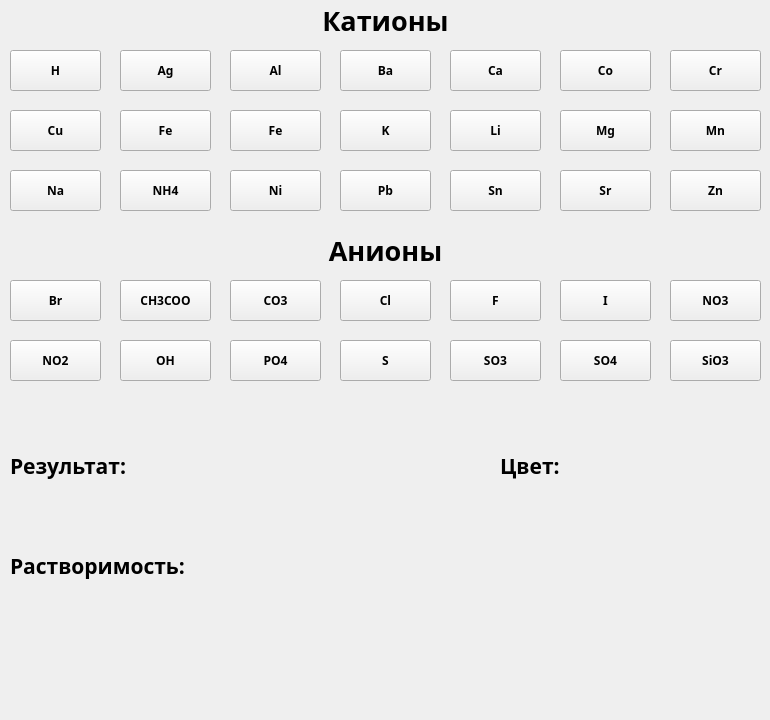
<?xml version="1.0" encoding="UTF-8"?>
<ui version="4.0">
 <class>main</class>
 <widget class="QMainWindow" name="main">
  <property name="enabled">
   <bool>true</bool>
  </property>
  <property name="geometry">
   <rect>
    <x>0</x>
    <y>0</y>
    <width>770</width>
    <height>720</height>
   </rect>
  </property>
  <property name="sizePolicy">
   <sizepolicy hsizetype="Fixed" vsizetype="Fixed">
    <horstretch>0</horstretch>
    <verstretch>0</verstretch>
   </sizepolicy>
  </property>
  <property name="maximumSize">
   <size>
    <width>770</width>
    <height>720</height>
   </size>
  </property>
  <property name="cursor">
   <cursorShape>ArrowCursor</cursorShape>
  </property>
  <property name="mouseTracking">
   <bool>false</bool>
  </property>
  <property name="contextMenuPolicy">
   <enum>Qt::NoContextMenu</enum>
  </property>
  <property name="windowTitle">
   <string>Table of Solubility</string>
  </property>
  <property name="windowIcon">
   <iconset>
    <normaloff>../Projects/Table of Solubility/Icon.png</normaloff>../Projects/Table of Solubility/Icon.png</iconset>
  </property>
  <property name="autoFillBackground">
   <bool>true</bool>
  </property>
  <widget class="QWidget" name="win">
   <widget class="QPushButton" name="C0">
    <property name="geometry">
     <rect>
      <x>10</x>
      <y>50</y>
      <width>91</width>
      <height>41</height>
     </rect>
    </property>
    <property name="font">
     <font>
      <family>Cascadia Mono SemiBold</family>
      <weight>75</weight>
      <bold>true</bold>
     </font>
    </property>
    <property name="cursor">
     <cursorShape>PointingHandCursor</cursorShape>
    </property>
    <property name="toolTip">
     <string>&lt;html&gt;+&lt;/html&gt;</string>
    </property>
    <property name="styleSheet">
     <string notr="true"/>
    </property>
    <property name="text">
     <string>H</string>
    </property>
    <property name="checkable">
     <bool>false</bool>
    </property>
    <property name="checked">
     <bool>false</bool>
    </property>
    <property name="autoRepeat">
     <bool>false</bool>
    </property>
    <property name="autoDefault">
     <bool>false</bool>
    </property>
   </widget>
   <widget class="QLabel" name="Cations">
    <property name="geometry">
     <rect>
      <x>10</x>
      <y>0</y>
      <width>751</width>
      <height>41</height>
     </rect>
    </property>
    <property name="font">
     <font>
      <family>Cascadia Mono SemiBold</family>
      <pointsize>20</pointsize>
      <weight>75</weight>
      <bold>true</bold>
     </font>
    </property>
    <property name="acceptDrops">
     <bool>false</bool>
    </property>
    <property name="toolTip">
     <string/>
    </property>
    <property name="text">
     <string>Катионы</string>
    </property>
    <property name="textFormat">
     <enum>Qt::PlainText</enum>
    </property>
    <property name="scaledContents">
     <bool>false</bool>
    </property>
    <property name="alignment">
     <set>Qt::AlignCenter</set>
    </property>
   </widget>
   <widget class="QPushButton" name="C1">
    <property name="geometry">
     <rect>
      <x>120</x>
      <y>50</y>
      <width>91</width>
      <height>41</height>
     </rect>
    </property>
    <property name="font">
     <font>
      <family>Cascadia Mono SemiBold</family>
      <weight>75</weight>
      <bold>true</bold>
     </font>
    </property>
    <property name="cursor">
     <cursorShape>PointingHandCursor</cursorShape>
    </property>
    <property name="toolTip">
     <string>&lt;html&gt;+&lt;/html&gt;</string>
    </property>
    <property name="styleSheet">
     <string notr="true"/>
    </property>
    <property name="text">
     <string>Ag</string>
    </property>
    <property name="checkable">
     <bool>false</bool>
    </property>
    <property name="checked">
     <bool>false</bool>
    </property>
    <property name="autoRepeat">
     <bool>false</bool>
    </property>
    <property name="autoDefault">
     <bool>false</bool>
    </property>
    <property name="default">
     <bool>false</bool>
    </property>
    <property name="flat">
     <bool>false</bool>
    </property>
   </widget>
   <widget class="QPushButton" name="C2">
    <property name="geometry">
     <rect>
      <x>230</x>
      <y>50</y>
      <width>91</width>
      <height>41</height>
     </rect>
    </property>
    <property name="font">
     <font>
      <family>Cascadia Mono SemiBold</family>
      <weight>75</weight>
      <bold>true</bold>
     </font>
    </property>
    <property name="cursor">
     <cursorShape>PointingHandCursor</cursorShape>
    </property>
    <property name="toolTip">
     <string>&lt;html&gt;3+&lt;/html&gt;</string>
    </property>
    <property name="styleSheet">
     <string notr="true"/>
    </property>
    <property name="text">
     <string>Al</string>
    </property>
    <property name="checkable">
     <bool>false</bool>
    </property>
    <property name="checked">
     <bool>false</bool>
    </property>
    <property name="autoRepeat">
     <bool>false</bool>
    </property>
    <property name="autoDefault">
     <bool>false</bool>
    </property>
   </widget>
   <widget class="QPushButton" name="C3">
    <property name="geometry">
     <rect>
      <x>340</x>
      <y>50</y>
      <width>91</width>
      <height>41</height>
     </rect>
    </property>
    <property name="font">
     <font>
      <family>Cascadia Mono SemiBold</family>
      <weight>75</weight>
      <bold>true</bold>
     </font>
    </property>
    <property name="cursor">
     <cursorShape>PointingHandCursor</cursorShape>
    </property>
    <property name="toolTip">
     <string>&lt;html&gt;2+&lt;/html&gt;</string>
    </property>
    <property name="styleSheet">
     <string notr="true"/>
    </property>
    <property name="text">
     <string>Ba</string>
    </property>
    <property name="checkable">
     <bool>false</bool>
    </property>
    <property name="checked">
     <bool>false</bool>
    </property>
    <property name="autoRepeat">
     <bool>false</bool>
    </property>
    <property name="autoDefault">
     <bool>false</bool>
    </property>
   </widget>
   <widget class="QPushButton" name="C4">
    <property name="geometry">
     <rect>
      <x>450</x>
      <y>50</y>
      <width>91</width>
      <height>41</height>
     </rect>
    </property>
    <property name="font">
     <font>
      <family>Cascadia Mono SemiBold</family>
      <weight>75</weight>
      <bold>true</bold>
     </font>
    </property>
    <property name="cursor">
     <cursorShape>PointingHandCursor</cursorShape>
    </property>
    <property name="toolTip">
     <string>&lt;html&gt;2+&lt;/html&gt;</string>
    </property>
    <property name="styleSheet">
     <string notr="true"/>
    </property>
    <property name="text">
     <string>Ca</string>
    </property>
    <property name="checkable">
     <bool>false</bool>
    </property>
    <property name="checked">
     <bool>false</bool>
    </property>
    <property name="autoRepeat">
     <bool>false</bool>
    </property>
    <property name="autoDefault">
     <bool>false</bool>
    </property>
   </widget>
   <widget class="QPushButton" name="C5">
    <property name="geometry">
     <rect>
      <x>560</x>
      <y>50</y>
      <width>91</width>
      <height>41</height>
     </rect>
    </property>
    <property name="font">
     <font>
      <family>Cascadia Mono SemiBold</family>
      <weight>75</weight>
      <bold>true</bold>
     </font>
    </property>
    <property name="cursor">
     <cursorShape>PointingHandCursor</cursorShape>
    </property>
    <property name="toolTip">
     <string>&lt;html&gt;2+&lt;/html&gt;</string>
    </property>
    <property name="styleSheet">
     <string notr="true"/>
    </property>
    <property name="text">
     <string>Co</string>
    </property>
    <property name="checkable">
     <bool>false</bool>
    </property>
    <property name="checked">
     <bool>false</bool>
    </property>
    <property name="autoRepeat">
     <bool>false</bool>
    </property>
    <property name="autoDefault">
     <bool>false</bool>
    </property>
   </widget>
   <widget class="QPushButton" name="C6">
    <property name="geometry">
     <rect>
      <x>670</x>
      <y>50</y>
      <width>91</width>
      <height>41</height>
     </rect>
    </property>
    <property name="maximumSize">
     <size>
      <width>760</width>
      <height>720</height>
     </size>
    </property>
    <property name="font">
     <font>
      <family>Cascadia Mono SemiBold</family>
      <weight>75</weight>
      <bold>true</bold>
     </font>
    </property>
    <property name="cursor">
     <cursorShape>PointingHandCursor</cursorShape>
    </property>
    <property name="toolTip">
     <string>&lt;html&gt;3+&lt;/html&gt;</string>
    </property>
    <property name="styleSheet">
     <string notr="true"/>
    </property>
    <property name="text">
     <string>Cr</string>
    </property>
    <property name="checkable">
     <bool>false</bool>
    </property>
    <property name="checked">
     <bool>false</bool>
    </property>
    <property name="autoRepeat">
     <bool>false</bool>
    </property>
    <property name="autoDefault">
     <bool>false</bool>
    </property>
   </widget>
   <widget class="QPushButton" name="C7">
    <property name="geometry">
     <rect>
      <x>10</x>
      <y>110</y>
      <width>91</width>
      <height>41</height>
     </rect>
    </property>
    <property name="font">
     <font>
      <family>Cascadia Mono SemiBold</family>
      <weight>75</weight>
      <bold>true</bold>
     </font>
    </property>
    <property name="cursor">
     <cursorShape>PointingHandCursor</cursorShape>
    </property>
    <property name="toolTip">
     <string>&lt;html&gt;2+&lt;/html&gt;</string>
    </property>
    <property name="styleSheet">
     <string notr="true"/>
    </property>
    <property name="text">
     <string>Cu</string>
    </property>
    <property name="checkable">
     <bool>false</bool>
    </property>
    <property name="checked">
     <bool>false</bool>
    </property>
    <property name="autoRepeat">
     <bool>false</bool>
    </property>
    <property name="autoDefault">
     <bool>false</bool>
    </property>
   </widget>
   <widget class="QPushButton" name="C14">
    <property name="geometry">
     <rect>
      <x>10</x>
      <y>170</y>
      <width>91</width>
      <height>41</height>
     </rect>
    </property>
    <property name="font">
     <font>
      <family>Cascadia Mono SemiBold</family>
      <weight>75</weight>
      <bold>true</bold>
     </font>
    </property>
    <property name="cursor">
     <cursorShape>PointingHandCursor</cursorShape>
    </property>
    <property name="toolTip">
     <string>&lt;html&gt;+&lt;/html&gt;</string>
    </property>
    <property name="styleSheet">
     <string notr="true"/>
    </property>
    <property name="text">
     <string>Na</string>
    </property>
    <property name="checkable">
     <bool>false</bool>
    </property>
    <property name="checked">
     <bool>false</bool>
    </property>
    <property name="autoRepeat">
     <bool>false</bool>
    </property>
    <property name="autoDefault">
     <bool>false</bool>
    </property>
   </widget>
   <widget class="QPushButton" name="C8">
    <property name="geometry">
     <rect>
      <x>120</x>
      <y>110</y>
      <width>91</width>
      <height>41</height>
     </rect>
    </property>
    <property name="font">
     <font>
      <family>Cascadia Mono SemiBold</family>
      <weight>75</weight>
      <bold>true</bold>
     </font>
    </property>
    <property name="cursor">
     <cursorShape>PointingHandCursor</cursorShape>
    </property>
    <property name="toolTip">
     <string>&lt;html&gt;2+&lt;/html&gt;</string>
    </property>
    <property name="styleSheet">
     <string notr="true"/>
    </property>
    <property name="text">
     <string>Fe</string>
    </property>
    <property name="checkable">
     <bool>false</bool>
    </property>
    <property name="checked">
     <bool>false</bool>
    </property>
    <property name="autoRepeat">
     <bool>false</bool>
    </property>
    <property name="autoDefault">
     <bool>false</bool>
    </property>
   </widget>
   <widget class="QPushButton" name="C15">
    <property name="geometry">
     <rect>
      <x>120</x>
      <y>170</y>
      <width>91</width>
      <height>41</height>
     </rect>
    </property>
    <property name="font">
     <font>
      <family>Cascadia Mono SemiBold</family>
      <weight>75</weight>
      <bold>true</bold>
     </font>
    </property>
    <property name="cursor">
     <cursorShape>PointingHandCursor</cursorShape>
    </property>
    <property name="toolTip">
     <string>&lt;html&gt;+&lt;/html&gt;</string>
    </property>
    <property name="styleSheet">
     <string notr="true"/>
    </property>
    <property name="text">
     <string>NH4</string>
    </property>
    <property name="checkable">
     <bool>false</bool>
    </property>
    <property name="checked">
     <bool>false</bool>
    </property>
    <property name="autoRepeat">
     <bool>false</bool>
    </property>
    <property name="autoDefault">
     <bool>false</bool>
    </property>
   </widget>
   <widget class="QPushButton" name="C9">
    <property name="geometry">
     <rect>
      <x>230</x>
      <y>110</y>
      <width>91</width>
      <height>41</height>
     </rect>
    </property>
    <property name="font">
     <font>
      <family>Cascadia Mono SemiBold</family>
      <weight>75</weight>
      <bold>true</bold>
     </font>
    </property>
    <property name="cursor">
     <cursorShape>PointingHandCursor</cursorShape>
    </property>
    <property name="toolTip">
     <string>&lt;html&gt;3+&lt;/html&gt;</string>
    </property>
    <property name="styleSheet">
     <string notr="true"/>
    </property>
    <property name="text">
     <string>Fe</string>
    </property>
    <property name="checkable">
     <bool>false</bool>
    </property>
    <property name="checked">
     <bool>false</bool>
    </property>
    <property name="autoRepeat">
     <bool>false</bool>
    </property>
    <property name="autoDefault">
     <bool>false</bool>
    </property>
   </widget>
   <widget class="QPushButton" name="C16">
    <property name="geometry">
     <rect>
      <x>230</x>
      <y>170</y>
      <width>91</width>
      <height>41</height>
     </rect>
    </property>
    <property name="font">
     <font>
      <family>Cascadia Mono SemiBold</family>
      <weight>75</weight>
      <bold>true</bold>
     </font>
    </property>
    <property name="cursor">
     <cursorShape>PointingHandCursor</cursorShape>
    </property>
    <property name="toolTip">
     <string>&lt;html&gt;2+&lt;/html&gt;</string>
    </property>
    <property name="styleSheet">
     <string notr="true"/>
    </property>
    <property name="text">
     <string>Ni</string>
    </property>
    <property name="checkable">
     <bool>false</bool>
    </property>
    <property name="checked">
     <bool>false</bool>
    </property>
    <property name="autoRepeat">
     <bool>false</bool>
    </property>
    <property name="autoDefault">
     <bool>false</bool>
    </property>
   </widget>
   <widget class="QPushButton" name="C10">
    <property name="geometry">
     <rect>
      <x>340</x>
      <y>110</y>
      <width>91</width>
      <height>41</height>
     </rect>
    </property>
    <property name="font">
     <font>
      <family>Cascadia Mono SemiBold</family>
      <weight>75</weight>
      <bold>true</bold>
     </font>
    </property>
    <property name="cursor">
     <cursorShape>PointingHandCursor</cursorShape>
    </property>
    <property name="toolTip">
     <string>&lt;html&gt;+&lt;/html&gt;</string>
    </property>
    <property name="styleSheet">
     <string notr="true"/>
    </property>
    <property name="text">
     <string>K</string>
    </property>
    <property name="checkable">
     <bool>false</bool>
    </property>
    <property name="checked">
     <bool>false</bool>
    </property>
    <property name="autoRepeat">
     <bool>false</bool>
    </property>
    <property name="autoDefault">
     <bool>false</bool>
    </property>
   </widget>
   <widget class="QPushButton" name="C17">
    <property name="geometry">
     <rect>
      <x>340</x>
      <y>170</y>
      <width>91</width>
      <height>41</height>
     </rect>
    </property>
    <property name="font">
     <font>
      <family>Cascadia Mono SemiBold</family>
      <weight>75</weight>
      <bold>true</bold>
     </font>
    </property>
    <property name="cursor">
     <cursorShape>PointingHandCursor</cursorShape>
    </property>
    <property name="toolTip">
     <string>&lt;html&gt;2+&lt;/html&gt;</string>
    </property>
    <property name="styleSheet">
     <string notr="true"/>
    </property>
    <property name="text">
     <string>Pb</string>
    </property>
    <property name="checkable">
     <bool>false</bool>
    </property>
    <property name="checked">
     <bool>false</bool>
    </property>
    <property name="autoRepeat">
     <bool>false</bool>
    </property>
    <property name="autoDefault">
     <bool>false</bool>
    </property>
   </widget>
   <widget class="QPushButton" name="C11">
    <property name="geometry">
     <rect>
      <x>450</x>
      <y>110</y>
      <width>91</width>
      <height>41</height>
     </rect>
    </property>
    <property name="font">
     <font>
      <family>Cascadia Mono SemiBold</family>
      <weight>75</weight>
      <bold>true</bold>
     </font>
    </property>
    <property name="cursor">
     <cursorShape>PointingHandCursor</cursorShape>
    </property>
    <property name="toolTip">
     <string>&lt;html&gt;+&lt;/html&gt;</string>
    </property>
    <property name="styleSheet">
     <string notr="true"/>
    </property>
    <property name="text">
     <string>Li</string>
    </property>
    <property name="checkable">
     <bool>false</bool>
    </property>
    <property name="checked">
     <bool>false</bool>
    </property>
    <property name="autoRepeat">
     <bool>false</bool>
    </property>
    <property name="autoDefault">
     <bool>false</bool>
    </property>
   </widget>
   <widget class="QPushButton" name="C18">
    <property name="geometry">
     <rect>
      <x>450</x>
      <y>170</y>
      <width>91</width>
      <height>41</height>
     </rect>
    </property>
    <property name="font">
     <font>
      <family>Cascadia Mono SemiBold</family>
      <weight>75</weight>
      <bold>true</bold>
     </font>
    </property>
    <property name="cursor">
     <cursorShape>PointingHandCursor</cursorShape>
    </property>
    <property name="toolTip">
     <string>&lt;html&gt;2+&lt;/html&gt;</string>
    </property>
    <property name="styleSheet">
     <string notr="true"/>
    </property>
    <property name="text">
     <string>Sn</string>
    </property>
    <property name="checkable">
     <bool>false</bool>
    </property>
    <property name="checked">
     <bool>false</bool>
    </property>
    <property name="autoRepeat">
     <bool>false</bool>
    </property>
    <property name="autoDefault">
     <bool>false</bool>
    </property>
   </widget>
   <widget class="QPushButton" name="C12">
    <property name="geometry">
     <rect>
      <x>560</x>
      <y>110</y>
      <width>91</width>
      <height>41</height>
     </rect>
    </property>
    <property name="font">
     <font>
      <family>Cascadia Mono SemiBold</family>
      <weight>75</weight>
      <bold>true</bold>
     </font>
    </property>
    <property name="cursor">
     <cursorShape>PointingHandCursor</cursorShape>
    </property>
    <property name="toolTip">
     <string>&lt;html&gt;2+&lt;/html&gt;</string>
    </property>
    <property name="styleSheet">
     <string notr="true"/>
    </property>
    <property name="text">
     <string>Mg</string>
    </property>
    <property name="checkable">
     <bool>false</bool>
    </property>
    <property name="checked">
     <bool>false</bool>
    </property>
    <property name="autoRepeat">
     <bool>false</bool>
    </property>
    <property name="autoDefault">
     <bool>false</bool>
    </property>
   </widget>
   <widget class="QPushButton" name="C19">
    <property name="geometry">
     <rect>
      <x>560</x>
      <y>170</y>
      <width>91</width>
      <height>41</height>
     </rect>
    </property>
    <property name="font">
     <font>
      <family>Cascadia Mono SemiBold</family>
      <weight>75</weight>
      <bold>true</bold>
     </font>
    </property>
    <property name="cursor">
     <cursorShape>PointingHandCursor</cursorShape>
    </property>
    <property name="toolTip">
     <string>&lt;html&gt;2+&lt;/html&gt;</string>
    </property>
    <property name="styleSheet">
     <string notr="true"/>
    </property>
    <property name="text">
     <string>Sr</string>
    </property>
    <property name="checkable">
     <bool>false</bool>
    </property>
    <property name="checked">
     <bool>false</bool>
    </property>
    <property name="autoRepeat">
     <bool>false</bool>
    </property>
    <property name="autoDefault">
     <bool>false</bool>
    </property>
   </widget>
   <widget class="QPushButton" name="C13">
    <property name="geometry">
     <rect>
      <x>670</x>
      <y>110</y>
      <width>91</width>
      <height>41</height>
     </rect>
    </property>
    <property name="font">
     <font>
      <family>Cascadia Mono SemiBold</family>
      <weight>75</weight>
      <bold>true</bold>
     </font>
    </property>
    <property name="cursor">
     <cursorShape>PointingHandCursor</cursorShape>
    </property>
    <property name="toolTip">
     <string>&lt;html&gt;2+&lt;/html&gt;</string>
    </property>
    <property name="styleSheet">
     <string notr="true"/>
    </property>
    <property name="text">
     <string>Mn</string>
    </property>
    <property name="checkable">
     <bool>false</bool>
    </property>
    <property name="checked">
     <bool>false</bool>
    </property>
    <property name="autoRepeat">
     <bool>false</bool>
    </property>
    <property name="autoDefault">
     <bool>false</bool>
    </property>
   </widget>
   <widget class="QPushButton" name="C20">
    <property name="geometry">
     <rect>
      <x>670</x>
      <y>170</y>
      <width>91</width>
      <height>41</height>
     </rect>
    </property>
    <property name="font">
     <font>
      <family>Cascadia Mono SemiBold</family>
      <weight>75</weight>
      <bold>true</bold>
     </font>
    </property>
    <property name="cursor">
     <cursorShape>PointingHandCursor</cursorShape>
    </property>
    <property name="toolTip">
     <string>&lt;html&gt;2+&lt;/html&gt;</string>
    </property>
    <property name="styleSheet">
     <string notr="true"/>
    </property>
    <property name="text">
     <string>Zn</string>
    </property>
    <property name="checkable">
     <bool>false</bool>
    </property>
    <property name="checked">
     <bool>false</bool>
    </property>
    <property name="autoRepeat">
     <bool>false</bool>
    </property>
    <property name="autoDefault">
     <bool>false</bool>
    </property>
   </widget>
   <widget class="QLabel" name="Anions">
    <property name="geometry">
     <rect>
      <x>10</x>
      <y>230</y>
      <width>751</width>
      <height>41</height>
     </rect>
    </property>
    <property name="font">
     <font>
      <family>Cascadia Mono SemiBold</family>
      <pointsize>20</pointsize>
      <weight>75</weight>
      <bold>true</bold>
     </font>
    </property>
    <property name="acceptDrops">
     <bool>false</bool>
    </property>
    <property name="toolTip">
     <string/>
    </property>
    <property name="text">
     <string>Анионы</string>
    </property>
    <property name="textFormat">
     <enum>Qt::PlainText</enum>
    </property>
    <property name="scaledContents">
     <bool>false</bool>
    </property>
    <property name="alignment">
     <set>Qt::AlignCenter</set>
    </property>
   </widget>
   <widget class="QPushButton" name="A0">
    <property name="geometry">
     <rect>
      <x>10</x>
      <y>280</y>
      <width>91</width>
      <height>41</height>
     </rect>
    </property>
    <property name="font">
     <font>
      <family>Cascadia Mono SemiBold</family>
      <weight>75</weight>
      <bold>true</bold>
     </font>
    </property>
    <property name="cursor">
     <cursorShape>PointingHandCursor</cursorShape>
    </property>
    <property name="toolTip">
     <string>&lt;html&gt;-&lt;/html&gt;</string>
    </property>
    <property name="styleSheet">
     <string notr="true"/>
    </property>
    <property name="text">
     <string>Br</string>
    </property>
    <property name="checkable">
     <bool>false</bool>
    </property>
    <property name="checked">
     <bool>false</bool>
    </property>
    <property name="autoRepeat">
     <bool>false</bool>
    </property>
    <property name="autoDefault">
     <bool>false</bool>
    </property>
   </widget>
   <widget class="QPushButton" name="A1">
    <property name="geometry">
     <rect>
      <x>120</x>
      <y>280</y>
      <width>91</width>
      <height>41</height>
     </rect>
    </property>
    <property name="font">
     <font>
      <family>Cascadia Mono SemiBold</family>
      <weight>75</weight>
      <bold>true</bold>
     </font>
    </property>
    <property name="cursor">
     <cursorShape>PointingHandCursor</cursorShape>
    </property>
    <property name="toolTip">
     <string>&lt;html&gt;-&lt;/html&gt;</string>
    </property>
    <property name="styleSheet">
     <string notr="true"/>
    </property>
    <property name="text">
     <string>CH3COO</string>
    </property>
    <property name="checkable">
     <bool>false</bool>
    </property>
    <property name="checked">
     <bool>false</bool>
    </property>
    <property name="autoRepeat">
     <bool>false</bool>
    </property>
    <property name="autoDefault">
     <bool>false</bool>
    </property>
   </widget>
   <widget class="QPushButton" name="A2">
    <property name="geometry">
     <rect>
      <x>230</x>
      <y>280</y>
      <width>91</width>
      <height>41</height>
     </rect>
    </property>
    <property name="font">
     <font>
      <family>Cascadia Mono SemiBold</family>
      <weight>75</weight>
      <bold>true</bold>
     </font>
    </property>
    <property name="cursor">
     <cursorShape>PointingHandCursor</cursorShape>
    </property>
    <property name="toolTip">
     <string>&lt;html&gt;2-&lt;/html&gt;</string>
    </property>
    <property name="styleSheet">
     <string notr="true"/>
    </property>
    <property name="text">
     <string>CO3</string>
    </property>
    <property name="checkable">
     <bool>false</bool>
    </property>
    <property name="checked">
     <bool>false</bool>
    </property>
    <property name="autoRepeat">
     <bool>false</bool>
    </property>
    <property name="autoDefault">
     <bool>false</bool>
    </property>
   </widget>
   <widget class="QPushButton" name="A3">
    <property name="geometry">
     <rect>
      <x>340</x>
      <y>280</y>
      <width>91</width>
      <height>41</height>
     </rect>
    </property>
    <property name="font">
     <font>
      <family>Cascadia Mono SemiBold</family>
      <weight>75</weight>
      <bold>true</bold>
     </font>
    </property>
    <property name="cursor">
     <cursorShape>PointingHandCursor</cursorShape>
    </property>
    <property name="toolTip">
     <string>&lt;html&gt;-&lt;/html&gt;</string>
    </property>
    <property name="styleSheet">
     <string notr="true"/>
    </property>
    <property name="text">
     <string>Cl</string>
    </property>
    <property name="checkable">
     <bool>false</bool>
    </property>
    <property name="checked">
     <bool>false</bool>
    </property>
    <property name="autoRepeat">
     <bool>false</bool>
    </property>
    <property name="autoDefault">
     <bool>false</bool>
    </property>
   </widget>
   <widget class="QPushButton" name="A4">
    <property name="geometry">
     <rect>
      <x>450</x>
      <y>280</y>
      <width>91</width>
      <height>41</height>
     </rect>
    </property>
    <property name="font">
     <font>
      <family>Cascadia Mono SemiBold</family>
      <weight>75</weight>
      <bold>true</bold>
     </font>
    </property>
    <property name="cursor">
     <cursorShape>PointingHandCursor</cursorShape>
    </property>
    <property name="toolTip">
     <string>&lt;html&gt;-&lt;/html&gt;</string>
    </property>
    <property name="styleSheet">
     <string notr="true"/>
    </property>
    <property name="text">
     <string>F</string>
    </property>
    <property name="checkable">
     <bool>false</bool>
    </property>
    <property name="checked">
     <bool>false</bool>
    </property>
    <property name="autoRepeat">
     <bool>false</bool>
    </property>
    <property name="autoDefault">
     <bool>false</bool>
    </property>
   </widget>
   <widget class="QPushButton" name="A6">
    <property name="geometry">
     <rect>
      <x>670</x>
      <y>280</y>
      <width>91</width>
      <height>41</height>
     </rect>
    </property>
    <property name="font">
     <font>
      <family>Cascadia Mono SemiBold</family>
      <weight>75</weight>
      <bold>true</bold>
     </font>
    </property>
    <property name="cursor">
     <cursorShape>PointingHandCursor</cursorShape>
    </property>
    <property name="toolTip">
     <string>&lt;html&gt;-&lt;/html&gt;</string>
    </property>
    <property name="styleSheet">
     <string notr="true"/>
    </property>
    <property name="text">
     <string>NO3</string>
    </property>
    <property name="checkable">
     <bool>false</bool>
    </property>
    <property name="checked">
     <bool>false</bool>
    </property>
    <property name="autoRepeat">
     <bool>false</bool>
    </property>
    <property name="autoDefault">
     <bool>false</bool>
    </property>
   </widget>
   <widget class="QPushButton" name="A7">
    <property name="geometry">
     <rect>
      <x>10</x>
      <y>340</y>
      <width>91</width>
      <height>41</height>
     </rect>
    </property>
    <property name="font">
     <font>
      <family>Cascadia Mono SemiBold</family>
      <weight>75</weight>
      <bold>true</bold>
     </font>
    </property>
    <property name="cursor">
     <cursorShape>PointingHandCursor</cursorShape>
    </property>
    <property name="toolTip">
     <string>&lt;html&gt;-&lt;/html&gt;</string>
    </property>
    <property name="styleSheet">
     <string notr="true"/>
    </property>
    <property name="text">
     <string>NO2</string>
    </property>
    <property name="checkable">
     <bool>false</bool>
    </property>
    <property name="checked">
     <bool>false</bool>
    </property>
    <property name="autoRepeat">
     <bool>false</bool>
    </property>
    <property name="autoDefault">
     <bool>false</bool>
    </property>
   </widget>
   <widget class="QPushButton" name="A8">
    <property name="geometry">
     <rect>
      <x>120</x>
      <y>340</y>
      <width>91</width>
      <height>41</height>
     </rect>
    </property>
    <property name="font">
     <font>
      <family>Cascadia Mono SemiBold</family>
      <weight>75</weight>
      <bold>true</bold>
     </font>
    </property>
    <property name="cursor">
     <cursorShape>PointingHandCursor</cursorShape>
    </property>
    <property name="toolTip">
     <string>&lt;html&gt;-&lt;/html&gt;</string>
    </property>
    <property name="styleSheet">
     <string notr="true"/>
    </property>
    <property name="text">
     <string>OH</string>
    </property>
    <property name="checkable">
     <bool>false</bool>
    </property>
    <property name="checked">
     <bool>false</bool>
    </property>
    <property name="autoRepeat">
     <bool>false</bool>
    </property>
    <property name="autoDefault">
     <bool>false</bool>
    </property>
   </widget>
   <widget class="QPushButton" name="A9">
    <property name="geometry">
     <rect>
      <x>230</x>
      <y>340</y>
      <width>91</width>
      <height>41</height>
     </rect>
    </property>
    <property name="font">
     <font>
      <family>Cascadia Mono SemiBold</family>
      <weight>75</weight>
      <bold>true</bold>
     </font>
    </property>
    <property name="cursor">
     <cursorShape>PointingHandCursor</cursorShape>
    </property>
    <property name="toolTip">
     <string>&lt;html&gt;3-&lt;/html&gt;</string>
    </property>
    <property name="styleSheet">
     <string notr="true"/>
    </property>
    <property name="text">
     <string>PO4</string>
    </property>
    <property name="checkable">
     <bool>false</bool>
    </property>
    <property name="checked">
     <bool>false</bool>
    </property>
    <property name="autoRepeat">
     <bool>false</bool>
    </property>
    <property name="autoDefault">
     <bool>false</bool>
    </property>
   </widget>
   <widget class="QPushButton" name="A10">
    <property name="geometry">
     <rect>
      <x>340</x>
      <y>340</y>
      <width>91</width>
      <height>41</height>
     </rect>
    </property>
    <property name="font">
     <font>
      <family>Cascadia Mono SemiBold</family>
      <weight>75</weight>
      <bold>true</bold>
     </font>
    </property>
    <property name="cursor">
     <cursorShape>PointingHandCursor</cursorShape>
    </property>
    <property name="toolTip">
     <string>&lt;html&gt;2-&lt;/html&gt;</string>
    </property>
    <property name="styleSheet">
     <string notr="true"/>
    </property>
    <property name="text">
     <string>S</string>
    </property>
    <property name="checkable">
     <bool>false</bool>
    </property>
    <property name="checked">
     <bool>false</bool>
    </property>
    <property name="autoRepeat">
     <bool>false</bool>
    </property>
    <property name="autoDefault">
     <bool>false</bool>
    </property>
   </widget>
   <widget class="QPushButton" name="A11">
    <property name="geometry">
     <rect>
      <x>450</x>
      <y>340</y>
      <width>91</width>
      <height>41</height>
     </rect>
    </property>
    <property name="font">
     <font>
      <family>Cascadia Mono SemiBold</family>
      <weight>75</weight>
      <bold>true</bold>
     </font>
    </property>
    <property name="cursor">
     <cursorShape>PointingHandCursor</cursorShape>
    </property>
    <property name="toolTip">
     <string>&lt;html&gt;2-&lt;/html&gt;</string>
    </property>
    <property name="styleSheet">
     <string notr="true"/>
    </property>
    <property name="text">
     <string>SO3</string>
    </property>
    <property name="checkable">
     <bool>false</bool>
    </property>
    <property name="checked">
     <bool>false</bool>
    </property>
    <property name="autoRepeat">
     <bool>false</bool>
    </property>
    <property name="autoDefault">
     <bool>false</bool>
    </property>
   </widget>
   <widget class="QPushButton" name="A5">
    <property name="geometry">
     <rect>
      <x>560</x>
      <y>280</y>
      <width>91</width>
      <height>41</height>
     </rect>
    </property>
    <property name="font">
     <font>
      <family>Cascadia Mono SemiBold</family>
      <weight>75</weight>
      <bold>true</bold>
     </font>
    </property>
    <property name="cursor">
     <cursorShape>PointingHandCursor</cursorShape>
    </property>
    <property name="toolTip">
     <string>&lt;html&gt;-&lt;/html&gt;</string>
    </property>
    <property name="styleSheet">
     <string notr="true"/>
    </property>
    <property name="text">
     <string>I</string>
    </property>
    <property name="checkable">
     <bool>false</bool>
    </property>
    <property name="checked">
     <bool>false</bool>
    </property>
    <property name="autoRepeat">
     <bool>false</bool>
    </property>
    <property name="autoDefault">
     <bool>false</bool>
    </property>
   </widget>
   <widget class="QPushButton" name="A12">
    <property name="geometry">
     <rect>
      <x>560</x>
      <y>340</y>
      <width>91</width>
      <height>41</height>
     </rect>
    </property>
    <property name="font">
     <font>
      <family>Cascadia Mono SemiBold</family>
      <weight>75</weight>
      <bold>true</bold>
     </font>
    </property>
    <property name="cursor">
     <cursorShape>PointingHandCursor</cursorShape>
    </property>
    <property name="toolTip">
     <string>&lt;html&gt;2-&lt;/html&gt;</string>
    </property>
    <property name="styleSheet">
     <string notr="true"/>
    </property>
    <property name="text">
     <string>SO4</string>
    </property>
    <property name="checkable">
     <bool>false</bool>
    </property>
    <property name="checked">
     <bool>false</bool>
    </property>
    <property name="autoRepeat">
     <bool>false</bool>
    </property>
    <property name="autoDefault">
     <bool>false</bool>
    </property>
   </widget>
   <widget class="QPushButton" name="A13">
    <property name="geometry">
     <rect>
      <x>670</x>
      <y>340</y>
      <width>91</width>
      <height>41</height>
     </rect>
    </property>
    <property name="font">
     <font>
      <family>Cascadia Mono SemiBold</family>
      <weight>75</weight>
      <bold>true</bold>
     </font>
    </property>
    <property name="cursor">
     <cursorShape>PointingHandCursor</cursorShape>
    </property>
    <property name="toolTip">
     <string>&lt;html&gt;2-&lt;/html&gt;</string>
    </property>
    <property name="styleSheet">
     <string notr="true"/>
    </property>
    <property name="text">
     <string>SiO3</string>
    </property>
    <property name="checkable">
     <bool>false</bool>
    </property>
    <property name="checked">
     <bool>false</bool>
    </property>
    <property name="autoRepeat">
     <bool>false</bool>
    </property>
    <property name="autoDefault">
     <bool>false</bool>
    </property>
   </widget>
   <widget class="QLabel" name="Result">
    <property name="geometry">
     <rect>
      <x>10</x>
      <y>440</y>
      <width>381</width>
      <height>51</height>
     </rect>
    </property>
    <property name="font">
     <font>
      <family>Cascadia Mono SemiBold</family>
      <pointsize>16</pointsize>
      <weight>75</weight>
      <bold>true</bold>
     </font>
    </property>
    <property name="text">
     <string>Результат:</string>
    </property>
    <property name="textFormat">
     <enum>Qt::AutoText</enum>
    </property>
   </widget>
   <widget class="QLabel" name="Solubility">
    <property name="geometry">
     <rect>
      <x>10</x>
      <y>540</y>
      <width>431</width>
      <height>51</height>
     </rect>
    </property>
    <property name="font">
     <font>
      <family>Cascadia Mono SemiBold</family>
      <pointsize>16</pointsize>
      <weight>75</weight>
      <bold>true</bold>
     </font>
    </property>
    <property name="text">
     <string>Растворимость:</string>
    </property>
    <property name="textFormat">
     <enum>Qt::AutoText</enum>
    </property>
   </widget>
   <widget class="QLabel" name="Color">
    <property name="geometry">
     <rect>
      <x>500</x>
      <y>440</y>
      <width>201</width>
      <height>51</height>
     </rect>
    </property>
    <property name="font">
     <font>
      <family>Cascadia Mono SemiBold</family>
      <pointsize>16</pointsize>
      <weight>75</weight>
      <bold>true</bold>
     </font>
    </property>
    <property name="text">
     <string>Цвет:</string>
    </property>
    <property name="textFormat">
     <enum>Qt::AutoText</enum>
    </property>
   </widget>
   <widget class="QLabel" name="Color_Color">
    <property name="enabled">
     <bool>true</bool>
    </property>
    <property name="geometry">
     <rect>
      <x>500</x>
      <y>510</y>
      <width>151</width>
      <height>151</height>
     </rect>
    </property>
    <property name="sizePolicy">
     <sizepolicy hsizetype="Preferred" vsizetype="Preferred">
      <horstretch>0</horstretch>
      <verstretch>0</verstretch>
     </sizepolicy>
    </property>
    <property name="mouseTracking">
     <bool>true</bool>
    </property>
    <property name="tabletTracking">
     <bool>false</bool>
    </property>
    <property name="contextMenuPolicy">
     <enum>Qt::CustomContextMenu</enum>
    </property>
    <property name="autoFillBackground">
     <bool>false</bool>
    </property>
    <property name="text">
     <string/>
    </property>
    <property name="textFormat">
     <enum>Qt::RichText</enum>
    </property>
    <property name="pixmap">
     <pixmap>squares/White.jpg</pixmap>
    </property>
    <property name="scaledContents">
     <bool>true</bool>
    </property>
    <property name="wordWrap">
     <bool>false</bool>
    </property>
    <property name="textInteractionFlags">
     <set>Qt::NoTextInteraction</set>
    </property>
   </widget>
  </widget>
 </widget>
 <resources/>
 <connections/>
</ui>
